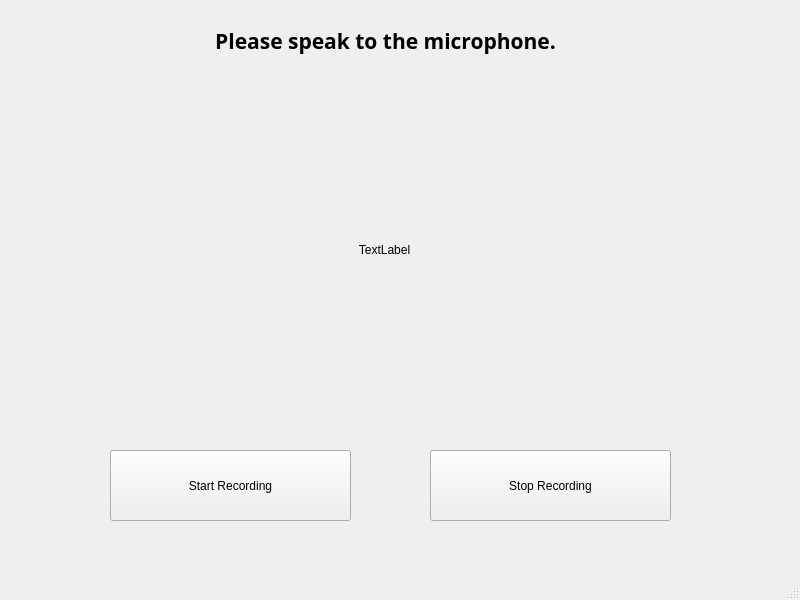
<?xml version="1.0" encoding="UTF-8"?>
<ui version="4.0">
 <class>voice_register_window</class>
 <widget class="QMainWindow" name="voice_register_window">
  <property name="geometry">
   <rect>
    <x>0</x>
    <y>0</y>
    <width>800</width>
    <height>600</height>
   </rect>
  </property>
  <property name="minimumSize">
   <size>
    <width>800</width>
    <height>600</height>
   </size>
  </property>
  <property name="maximumSize">
   <size>
    <width>800</width>
    <height>600</height>
   </size>
  </property>
  <property name="windowTitle">
   <string>Multimodal Authentication System - Voice</string>
  </property>
  <widget class="QWidget" name="centralwidget">
   <widget class="QLabel" name="label">
    <property name="geometry">
     <rect>
      <x>150</x>
      <y>10</y>
      <width>471</width>
      <height>61</height>
     </rect>
    </property>
    <property name="font">
     <font>
      <family>FontAwesome</family>
      <pointsize>16</pointsize>
      <weight>75</weight>
      <bold>true</bold>
     </font>
    </property>
    <property name="autoFillBackground">
     <bool>false</bool>
    </property>
    <property name="text">
     <string>Please speak to the microphone.</string>
    </property>
    <property name="alignment">
     <set>Qt::AlignCenter</set>
    </property>
   </widget>
   <widget class="QPushButton" name="record_btn">
    <property name="geometry">
     <rect>
      <x>110</x>
      <y>450</y>
      <width>241</width>
      <height>71</height>
     </rect>
    </property>
    <property name="text">
     <string>Start Recording</string>
    </property>
   </widget>
   <widget class="QLabel" name="image_label">
    <property name="geometry">
     <rect>
      <x>340</x>
      <y>440</y>
      <width>624</width>
      <height>441</height>
     </rect>
    </property>
    <property name="sizePolicy">
     <sizepolicy hsizetype="Expanding" vsizetype="Preferred">
      <horstretch>0</horstretch>
      <verstretch>0</verstretch>
     </sizepolicy>
    </property>
    <property name="toolTipDuration">
     <number>0</number>
    </property>
    <property name="text">
     <string>TextLabel</string>
    </property>
   </widget>
   <widget class="QPushButton" name="stop_record_btn">
    <property name="geometry">
     <rect>
      <x>430</x>
      <y>450</y>
      <width>241</width>
      <height>71</height>
     </rect>
    </property>
    <property name="text">
     <string>Stop Recording</string>
    </property>
   </widget>
   <widget class="QLabel" name="gif">
    <property name="geometry">
     <rect>
      <x>170</x>
      <y>90</y>
      <width>429</width>
      <height>319</height>
     </rect>
    </property>
    <property name="text">
     <string>TextLabel</string>
    </property>
    <property name="alignment">
     <set>Qt::AlignCenter</set>
    </property>
   </widget>
  </widget>
  <widget class="QMenuBar" name="menubar">
   <property name="geometry">
    <rect>
     <x>0</x>
     <y>0</y>
     <width>800</width>
     <height>24</height>
    </rect>
   </property>
  </widget>
  <widget class="QStatusBar" name="statusbar"/>
 </widget>
 <resources/>
 <connections/>
</ui>
